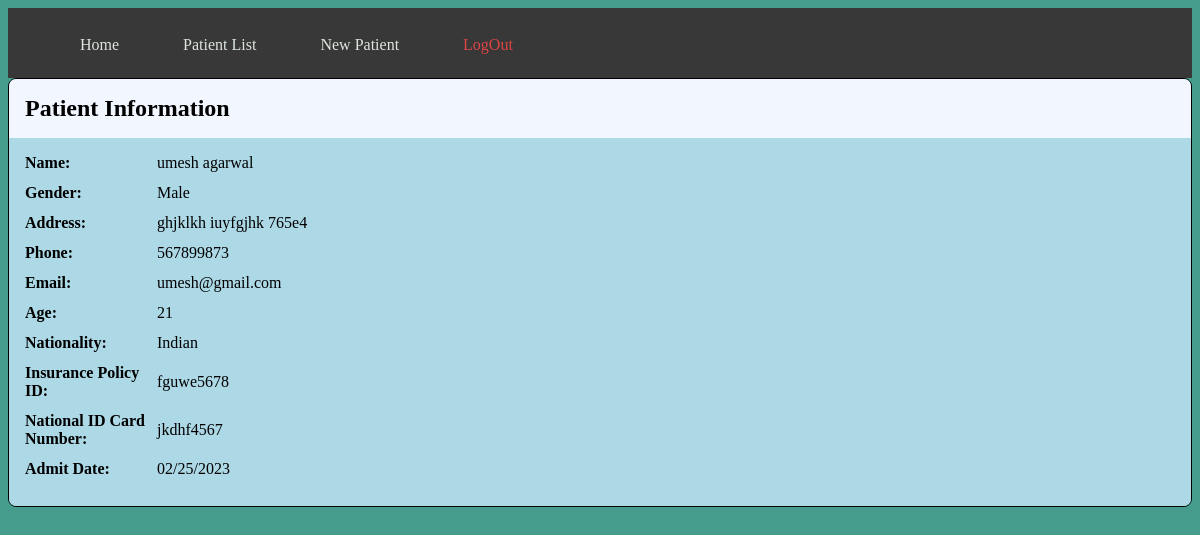
The app's page /patientlist/4/ (signed in) with its own data.
### core/models.py (models this page shows)
class Patient_Info(models.Model):
    patient_ID = models.BigAutoField(primary_key=True)
    first_Name = models.CharField(max_length=64,null=False)
    last_Name = models.CharField(max_length=64)
    sex = models.CharField(max_length=10,null=False)
    age = models.IntegerField(null=False)
    nationality = models.CharField(max_length=20,default='Indian')
    address = models.TextField()
    insurance_policy_ID =models.CharField(max_length=12,null=True,blank=True)
    Nation_Card_ID = models.CharField(max_length=15,null=True,blank=True)
    email = models.EmailField(null=True,blank=True)
    admit_date = models.DateField(auto_now_add=True)
    discharge_date = models.DateField(null=True)
    phone = models.CharField(max_length=15,null=True)

### core/views.py (the view)
# urls.py: path('patientlist/<patient_id>/',views.patientInfo,),
def patientInfo(request, patient_id):
    if not request.user.is_authenticated:
        return redirect('/login/')
    patient = get_object_or_404(Patient_Info, patient_ID=patient_id)
    context = {
        'patient': patient,
    }
    return render(request, 'patient_info.html', context)

### template/patient_info.html (shortened to what this page needs)
<!DOCTYPE html>
<html lang="en" style="/*! color: ; */background-color: #469d8d;">
<head>
    <link rel="stylesheet" href="/static/css/style.css">
</head>
<body>
<!DOCTYPE html>
<html lang="en">
<head>
  <link rel="stylesheet" href="style.css">
</head>
<body>
<nav>
  <ul>
    <li><a href="{%url 'home'%}">Home</a></li>
    <li><a href="{% url 'patient_list' %}">Patient List</a></li>
    <li><a href="{% url 'add_patient' %}">New Patient</a></li>
    <li><a href="{% url 'logout' %}" style="color: #dd4545;" >LogOut</a></li>
  </ul>
</nav>
  <div class="patient-info">
  <div class="patient-header">
    <h2>Patient Information</h2>
  </div>
  <div class="patient-body">
    <div class="patient-field">
      <label>Name:</label>
      <span>{{ patient.first_Name }} {{ patient.last_Name }}</span>
    </div>
    <div class="patient-field">
      <label>Gender:</label>
      <span>{{ patient.sex }}</span>
    </div>
    <div class="patient-field">
      <label>Address:</label>
      <span>{{ patient.address }}</span>
    </div>
    <div class="patient-field">
      <label>Phone:</label>
      <span>{{ patient.phone }}</span>
    </div>
    <div class="patient-field">
      <label>Email:</label>
      <span>{{ patient.email }}</span>
    </div>
    <div class="patient-field">
      <label>Age:</label>
      <span>{{ patient.age }}</span>
    </div>
    <div class="patient-field">
      <label>Nationality:</label>
      <span>{{ patient.nationality }}</span>
    </div>
    <div class="patient-field">
      <label>Insurance Policy ID:</label>
      <span>{{ patient.insurance_policy_ID }}</span>
    </div>
    <div class="patient-field">
      <label>National ID Card Number:</label>
      <span>{{ patient.Nation_Card_ID}}</span>
    </div>
    <div class="patient-field">
      <label>Admit Date:</label>
      <span>{{ patient.admit_date|date:"m/d/Y" }}</span>
    </div>
  </div>
</div>
</body>
</html>

### static/css/style.css (style rules this page uses)
.patient-info { border: 1px solid black; border-radius: 8px; overflow: hidden; margin-bottom: 20px; }
.patient-header { display: flex; justify-content: space-between; align-items: center; padding: 16px; background-color: #f2f7ff; }
.patient-header h2 { font-size: 24px; margin: 0; color: black; }
.patient-body { padding: 16px; background-color: lightblue; }
.patient-field { display: flex; align-items: center; margin-bottom: 12px; }
.patient-field label { font-weight: bold; margin-right: 12px; width: 120px; color: black; }
.patient-field span { flex: 1; color: black; }

### template/patient_info.html (style rules this page uses)
.patient-info { border: 1px solid black; border-radius: 8px; overflow: hidden; margin-bottom: 20px; }
.patient-header { display: flex; justify-content: space-between; align-items: center; padding: 16px; background-color: #f2f7ff; }
.patient-header h2 { font-size: 24px; margin: 0; color: black; }
.patient-body { padding: 16px; background-color: lightblue; }
.patient-field { display: flex; align-items: center; margin-bottom: 12px; }
.patient-field label { font-weight: bold; margin-right: 12px; width: 120px; color: black; }
.patient-field span { flex: 1; color: black; }
nav { background-color: #393838; height: 70px; display: flex; justify-content: left; }
ul { list-style: none; display: flex; }
li { margin: 0 20px; }
a { display: block; color: #dce6dd; text-decoration: none; padding: 12px; transition: all 0.3s ease; }

### records on screen
Patient_Info: first_Name "umesh", last_Name "agarwal", sex "Male", address "ghjklkh iuyfgjhk 765e4", phone "567899873", email "umesh@gmail.com", age "21", nationality "Indian", insurance_policy_ID "fguwe5678", Nation_Card_ID "jkdhf4567", admit_date "02/25/2023"
